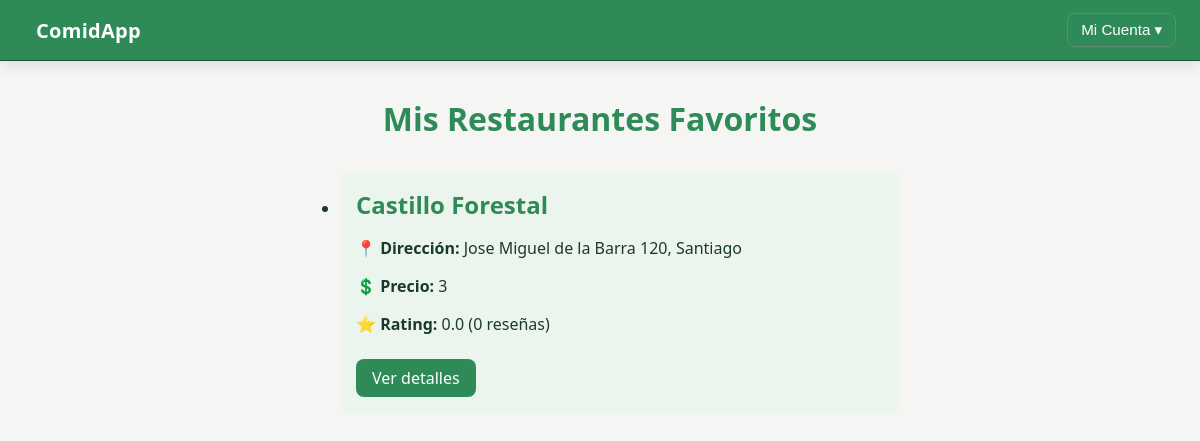
The app's page /favoritos/ (signed in), older data.
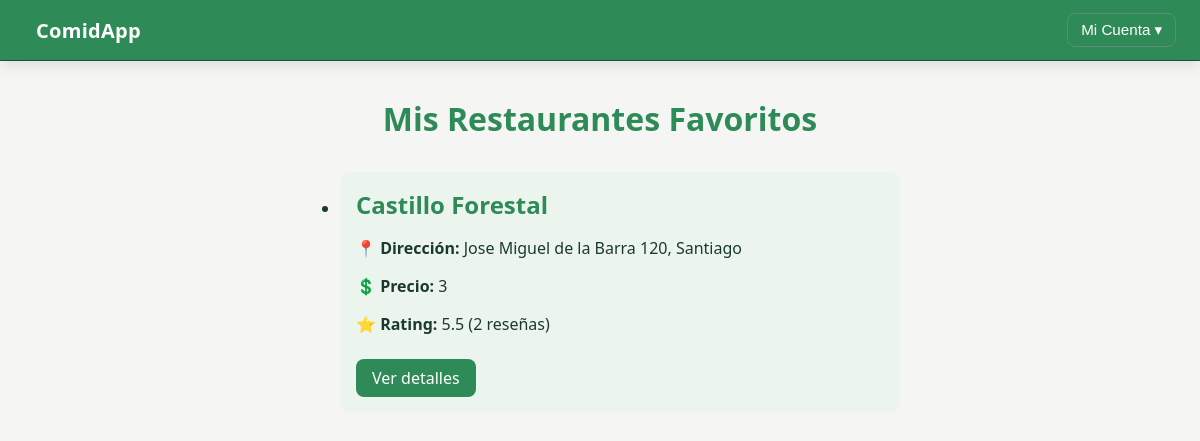
The same page, newer data.
### aplicacion/models.py (models this page shows, shortened)
class Restaurant(models.Model):
    name = models.CharField(max_length = 100)
    address = models.CharField(max_length = 100)
    lat = models.FloatField()
    lon = models.FloatField()
    price = models.IntegerField(choices = [(1, 1), (2, 2), (3, 3), (4, 4), (5, 5)])
    url = models.URLField(blank = True, null = True)
    cuisines = models.ManyToManyField(Cuisine, blank = True)
    tags = models.ManyToManyField("Tag", through = "RestaurantTag", blank = True)
    avg_rating = models.FloatField(default = 0)
    review_count = models.IntegerField(default = 0)
    created_at = models.DateTimeField(auto_now_add = True)
    updated_at = models.DateTimeField(auto_now = True)
    class Meta:
        models.Index(fields = ["name"])
        models.Index(fields = ["address"])

### usuarios/views.py (the view)
# urls.py: path('favoritos/', favoritos, name='favoritos'),
@login_required
def favoritos(request):
    usuario = request.user
    favoritos = usuario.favoritos.all()   # ← así se obtienen
    return render(request, 'usuarios/favoritos.html', {"favoritos": favoritos})

### usuarios/templates/usuarios/favoritos.html (shortened to what this page needs)
{% extends "base.html" %}
{% load static %}
{% block contenido %}
<h1 style="text-align:center; margin-top: 1rem;"> Mis Restaurantes Favoritos </h1>
<div class="perfil-favoritos" style="max-width: 600px; margin: 2rem auto;">
    {% if favoritos %}
        <ul>
            {% for r in favoritos %}
                <li style="background: var(--elev); padding: 1rem; border-radius: 10px; margin-bottom: 1rem;">
                    <h2 style="margin: 0; color: var(--brand);">{{ r.name }}</h2>
                    <p><strong>📍 Dirección:</strong> {{ r.address }}</p>
                    <p><strong>💲 Precio:</strong> {{ r.price }}</p>
                    <p><strong>⭐ Rating:</strong> {{ r.avg_rating }} ({{ r.review_count }} reseñas)</p>
                    <a href="{% url 'detalle_restaurante' r.id %}"
                    style="
                        display:inline-block;
                        margin-top:0.5rem;
                        background: var(--brand);
                        color:white;
                        padding:0.5rem 1rem;
                        border-radius:8px;
                        text-decoration:none;">
                        Ver detalles
                    </a>
                </li>
            {% endfor %}
        </ul>
    {% else %}
        <p style="text-align:center; margin-top:2rem; color: var(--danger);">
            ❌ No tienes restaurantes favoritos aún.
        </p>
    {% endif %}
</div>
{% endblock %}

### aplicacion/templates/base.html (shortened to what this page needs)
{% load static %}
<!DOCTYPE html>
<html lang="es">
<head>
  <link rel="stylesheet" href="{% static 'styles/main.css' %}">
  <link rel="stylesheet" href="{% static 'styles/header.css' %}">
</head>
<body>
{% block header %}
  {% include "_componentes/header.html" %}
{% endblock %}
<main class="container">
  {% block contenido %}{% endblock %}
</main>
</body>
</html>

### aplicacion/templates/_componentes/header.html (shortened to what this page needs)
<header class="header">
  <a href="/" class="logo">ComidApp</a>
  <nav class="menu">
    <div class="dropdown">
      <button class="dropbtn">Mi Cuenta ▾</button>
    </div>
  </nav>
</header>

### aplicacion/static/styles/main.css (style rules this page uses)
html { color-scheme: light dark; }
:root { --bg: #f5f6f4; --panel: #ffffff; --elev: #ecf4ee; --fg: #1b3a2e; --muted: #4d665b; --brand: #2e8b57; --brand-700: #26724a; --brand-800: #1f5a3d; --ok: #2ecc71; --warn: #f7b500; --danger: #e74c3c; --border: #c5d1c8; --border-soft: #dde5df; --radius: 12px; --shadow: 0 4px 14px rgba(0,0,0,0.1); }
body { margin: 0; font-family: system-ui, -apple-system, "Segoe UI", Roboto, Arial, sans-serif; background: var(--bg); color: var(--fg); }
h1, h2, h3 { margin: 0 0 .75rem 0; color: var(--brand); }
a { color: color-mix(in oklab, var(--brand) 90%, #006400); }
.container { width: min(1100px, 100% - 2rem); margin-inline: auto; padding-block: 1.25rem; }

### aplicacion/static/styles/header.css (style rules this page uses)
.header { display: flex; align-items: center; justify-content: space-between; height: 60px; background: var(--brand); padding: 0 1.5rem; color: #fff; box-shadow: var(--shadow); border-bottom: 1px solid color-mix(in oklab, var(--brand) 70%, black); }
.header .logo { font-weight: 700; font-size: 1.25rem; letter-spacing: .3px; color: #fff; text-decoration: none; transition: opacity .2s; }
.menu { margin-left: auto; display: flex; align-items: center; gap: 1rem; }
.header a { font-size: .95rem; color: #fff; text-decoration: none; padding: .4rem .75rem; border-radius: 8px; transition: background .2s; }
.dropdown { position: relative; }
.dropbtn { background: transparent; border: 1px solid color-mix(in oklab, var(--brand-800) 70%, white); color: #fff; font-size: .95rem; cursor: pointer; padding: .45rem .8rem; border-radius: 8px; transition: background .2s, border-color .2s; }
.header a, .logo, .dropdown { float: none !important; }

Row changes from the older to the newer data that the page shows:
changed Restaurant "Castillo Forestal": avg_rating "0.0" → "5.5"; review_count "0" → "2"
